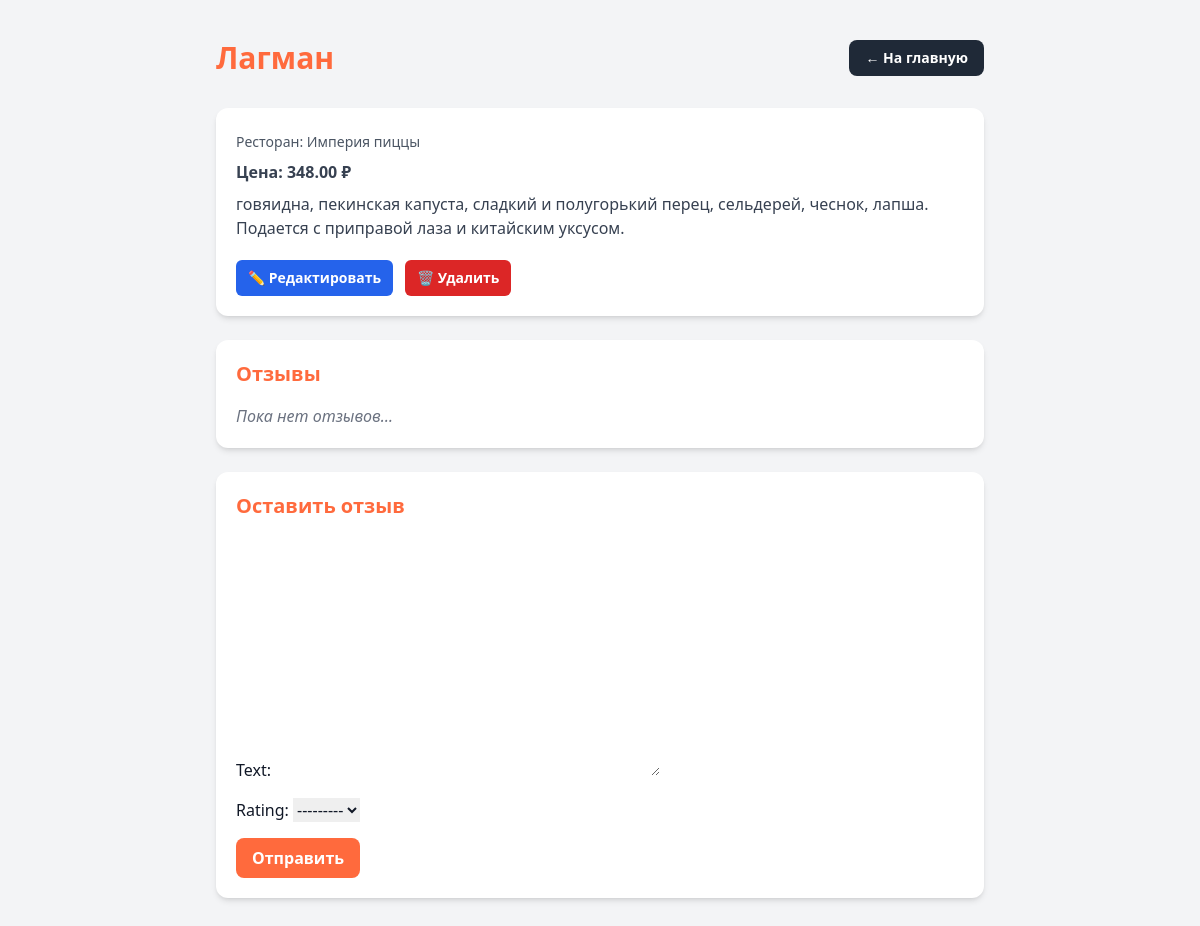
Screenshot of /dishes/4/ (signed in) with the database file from the repository.
### restaurants/models.py (models this page shows, shortened)
class Dish(models.Model):
    name = models.CharField(max_length=200)
    description = models.TextField(blank=True)
    price = models.DecimalField(max_digits=8, decimal_places=2, null=True, blank=True)
    restaurant = models.ForeignKey(Restaurant, on_delete=models.CASCADE, related_name='dishes')
    category = models.ForeignKey(Category, on_delete=models.SET_NULL, null=True, blank=True)
    ingredients = models.ManyToManyField(Ingredient, blank=True)
    created_at = models.DateTimeField(auto_now_add=True)

class Restaurant(models.Model):
    owner = models.ForeignKey(User, on_delete=models.CASCADE)
    name = models.CharField(max_length=200)
    address = models.CharField(max_length=300, blank=True)
    latitude = models.FloatField()
    longitude = models.FloatField()
    phone = models.CharField(max_length=50, blank=True)
    is_open = models.BooleanField(default=True)
    created_at = models.DateTimeField(auto_now_add=True)

### restaurants/views.py (the view)
# urls.py: path('dishes/<int:pk>/', DishDetailView.as_view(), name='dish-detail'),
class DishDetailView(LoginRequiredMixin, DetailView):
    model = Dish
    template_name = 'restaurants/dish_detail.html'
    context_object_name = 'dish'
    def get_context_data(self, **kwargs):
        context = super().get_context_data(**kwargs)
        context['reviews'] = self.object.reviews.all()
        context['review_form'] = ReviewForm()
        return context

### restaurants/forms.py
class ReviewForm(forms.ModelForm):
    class Meta:
        model = Review
        fields = ['text', 'rating']

### restaurants/templates/restaurants/dish_detail.html (shortened to what this page needs)
{% load static %}
<!DOCTYPE html>
<html lang="ru">
<head>
    <script src="https://cdn.tailwindcss.com"></script>
</head>
<body class="bg-gray-100 text-gray-900">
<div class="max-w-3xl mx-auto py-10">
    <div class="flex justify-between items-center mb-8">
        <h1 class="text-3xl font-bold text-brand">{{ dish.name }}</h1>
        <a href="/" class="px-4 py-2 bg-gray-800 text-white rounded-lg font-semibold text-sm hover:bg-gray-900 transition">
            ← На главную
        </a>
    </div>
    <div class="bg-white p-5 shadow-md rounded-xl mb-6">
        <p class="text-gray-600 mt-1 text-sm">
            Ресторан: <span class="font-medium">{{ dish.restaurant.name }}</span>
        </p>
        <p class="text-gray-700 font-semibold mt-2">
            Цена: {{ dish.price }} ₽
        </p>
        <p class="text-gray-700 mt-2">{{ dish.description }}</p>
        <div class="mt-5 flex gap-3">
            <a href="{% url 'restaurants:dish-edit' dish.pk %}"
               class="px-3 py-2 rounded-md bg-blue-600 text-white text-sm font-semibold hover:bg-blue-700 transition">
                ✏️ Редактировать
            </a>
            <a href="{% url 'restaurants:dish-delete' dish.pk %}"
               class="px-3 py-2 rounded-md bg-red-600 text-white text-sm font-semibold hover:bg-red-700 transition">
                🗑 Удалить
            </a>
        </div>
    </div>
    <div class="bg-white p-5 shadow-md rounded-xl mb-6">
        <h2 class="text-xl font-bold mb-4 text-brand">Отзывы</h2>
        {% if reviews %}
            <div class="space-y-4">
                {% for review in reviews %}
                    <div class="border border-gray-300 rounded-xl p-4 bg-white">
                        <p class="font-semibold">{{ review.user.username }} — {{ review.rating }}/5</p>
                        <p class="text-gray-700">{{ review.text }}</p>
                    </div>
                {% endfor %}
            </div>
        {% else %}
            <p class="text-gray-500 italic">Пока нет отзывов…</p>
        {% endif %}
    </div>
    {% if user.is_authenticated %}
    <div class="bg-white p-5 shadow-md rounded-xl mb-6">
        <h2 class="text-xl font-bold mb-4 text-brand">Оставить отзыв</h2>
        <form method="post" action="{% url 'restaurants:add-review' dish.pk %}" class="space-y-4">
            {{ review_form.as_p|safe }}
            <button type="submit"
                    class="px-4 py-2 bg-brand text-white rounded-lg font-semibold hover:bg-orange-600 transition">
                Отправить
            </button>
        </form>
    </div>
    {% else %}
        <p class="text-gray-500 italic mb-6">Войдите, чтобы оставить отзыв.</p>
    {% endif %}
</div>
</body>
</html>

### rows the page displays
Dish: name "Лагман", restaurant.name "Империя пиццы", price "348.00", description "говяидна, пекинская капуста, сладкий и полугорький перец, сельдерей, чеснок, лапша. Подается с приправой лаза и китайским уксусом."
